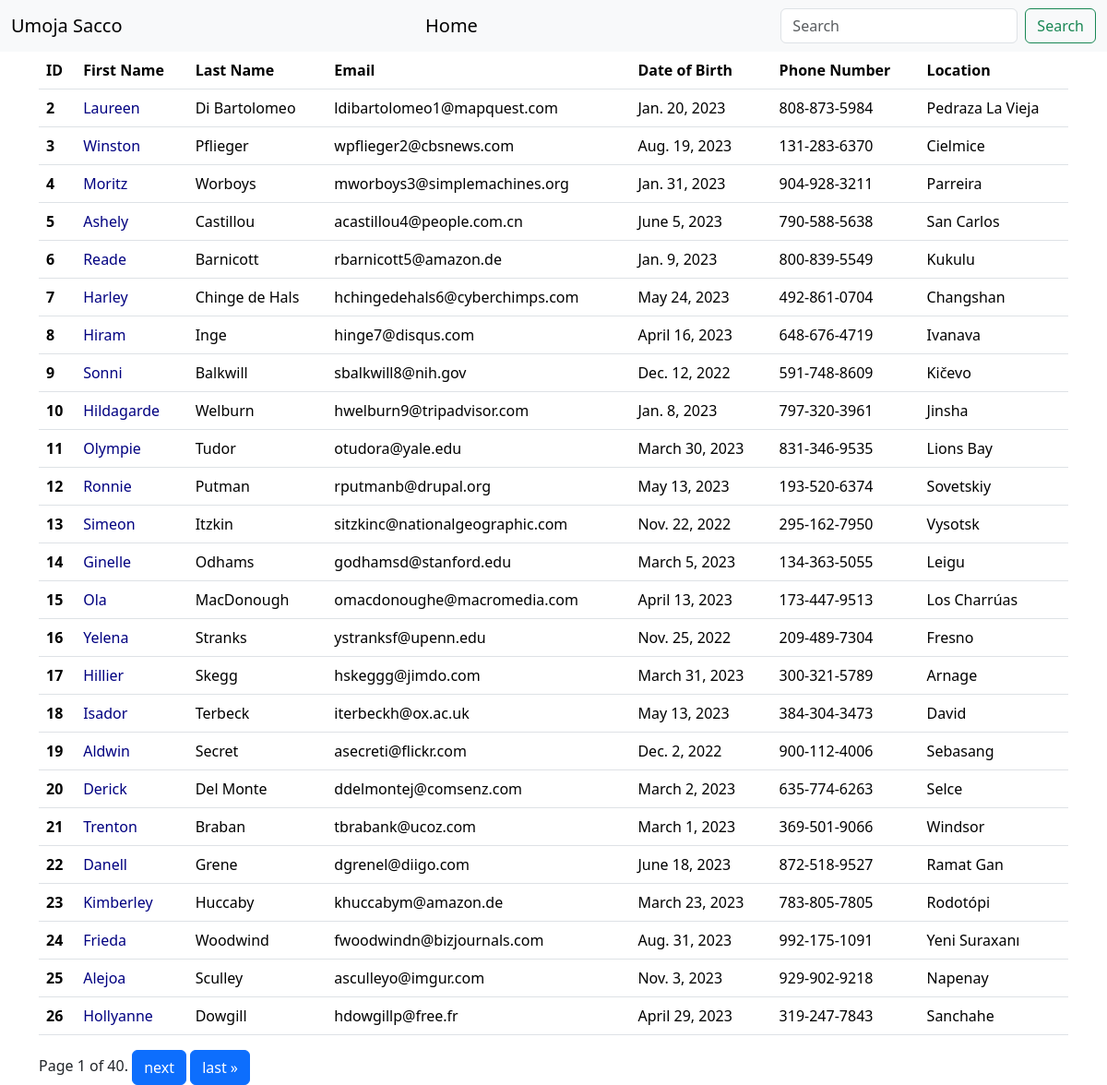
The page /all/ on the database as committed earlier.
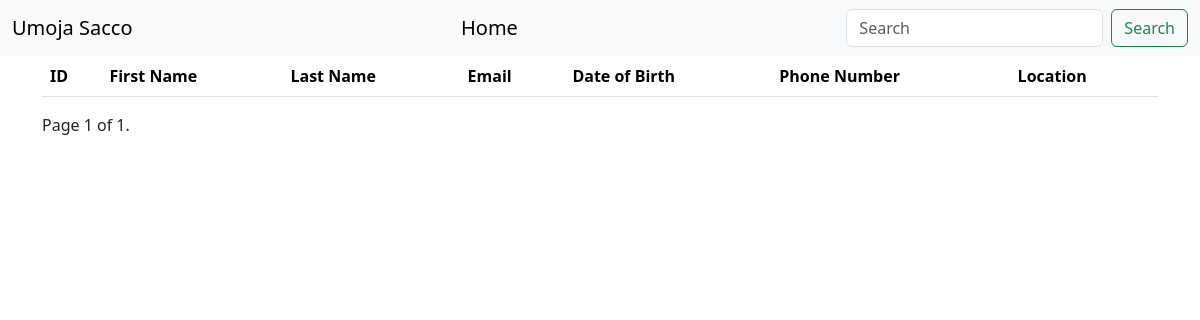
The same page on the database as committed later.
### Formpractise/models.py (models this page shows, shortened)
class Student(models.Model):
    choices = ((False,'Male'),(False,'Female'),(False,'Other'))
    first_name = models.CharField(max_length=20)
    last_name = models.CharField(max_length=20)
    location = models.CharField(max_length=20)
    mothers_name = models.CharField(max_length=20,null=True)
    fathers_name = models.CharField(max_length=20,null=True)
    phone_number = models.CharField(unique=True,max_length=30)
    email_address = models.EmailField(unique=True)
    dateofBirth = models.DateField(null=True)
    application = models.ImageField(upload_to=unique_img,default='applications/default.jpg')
    gender = models.BooleanField(choices=choices,default=False)
    created_at = models.DateTimeField(auto_now_add=True)

### Formpractise/views.py (the view)
# urls.py: path('all/',views.all_students,name='allstudents'),
def all_students(request):
    students = Student.objects.all()
    paginator = Paginator(students,25)
    page_number = request.GET.get("page")
    page_obj = paginator.get_page(page_number)
    return render(request,'allstudents.html',{"page_obj":page_obj})

### templates/allstudents.html (shortened to what this page needs)
{% load humanize %}
<!DOCTYPE html>
<html lang="en">
<head>
    <link href="https://cdn.jsdelivr.net/npm/bootstrap@5.3.2/dist/css/bootstrap.min.css" rel="stylesheet">
</head>
<body>
{% include 'navbar.html' %}
{% include 'alerts.html' %}
<div class="container">
    {% block content %}
    <table class="table">
        <thead>
            <tr>
                <th scope="col">ID</th>
                <th scope="col">First Name</th>
                <th scope="col">Last Name</th>
                <th scope="col">Email</th>
                <th scope="col">Date of Birth</th>
                <th scope="col">Phone Number</th>
                <th scope="col">Location</th>
            </tr>
        </thead>
        <tbody>
            {% for student in page_obj %}
            <tr>
                <th scope="row">{{ student.id }}</th>
                <td><a href="{% url 'student' student.id %}" style="text-decoration: none;color: navy">{{ student.first_name|title }}</a></td>
                <td>{{ student.last_name }}</td>
                <td>{{ student.email_address }}</td>
                <td>{{ student.dateofBirth|date }}</td>
                <td>{{ student.phone_number }}</td>
                <td>{{ student.location }}</td>
            </tr>
            {% endfor %}
        </tbody>
    </table>
        <div class="pagination">
    <span class="step-links">
        <span class="current">
            Page {{ page_obj.number }} of {{ page_obj.paginator.num_pages }}.
        </span>
        {% if page_obj.has_next %}
            <a href="?page={{ page_obj.next_page_number }}" class="btn btn-primary d-inline-flex align-items-center" type="button">next</a>
            <a href="?page={{ page_obj.paginator.num_pages }}" class="btn btn-primary d-inline-flex align-items-center" type="button">last &raquo;</a>
        {% endif %}
    </span>
</div>
    {% endblock %}
</div>
</body>
</html>

Rows that differ between the two databases and show on the page:
removed Student: id "2", first_name "Laureen", last_name "Di Bartolomeo", email_address "ldibartolomeo1@mapquest.com", dateofBirth "Jan. 20, 2023", phone_number "808-873-5984", location "Pedraza La Vieja"
removed Student: id "3", first_name "Winston", last_name "Pflieger", email_address "wpflieger2@cbsnews.com", dateofBirth "Aug. 19, 2023", phone_number "131-283-6370", location "Cielmice"
removed Student: id "4", first_name "Moritz", last_name "Worboys", email_address "mworboys3@simplemachines.org", dateofBirth "Jan. 31, 2023", phone_number "904-928-3211", location "Parreira"
removed Student: id "5", first_name "Ashely", last_name "Castillou", email_address "acastillou4@people.com.cn", dateofBirth "June 5, 2023", phone_number "790-588-5638", location "San Carlos"
removed Student: id "6", first_name "Reade", last_name "Barnicott", email_address "rbarnicott5@amazon.de", dateofBirth "Jan. 9, 2023", phone_number "800-839-5549", location "Kukulu"
removed Student: id "7", first_name "Harley", last_name "Chinge de Hals", email_address "hchingedehals6@cyberchimps.com", dateofBirth "May 24, 2023", phone_number "492-861-0704", location "Changshan"
removed Student: id "8", first_name "Hiram", last_name "Inge", email_address "hinge7@disqus.com", dateofBirth "April 16, 2023", phone_number "648-676-4719", location "Ivanava"
removed Student: id "9", first_name "Sonni", last_name "Balkwill", email_address "sbalkwill8@nih.gov", dateofBirth "Dec. 12, 2022", phone_number "591-748-8609", location "Kičevo"
removed Student: id "10", first_name "Hildagarde", last_name "Welburn", email_address "hwelburn9@tripadvisor.com", dateofBirth "Jan. 8, 2023", phone_number "797-320-3961", location "Jinsha"
removed Student: id "11", first_name "Olympie", last_name "Tudor", email_address "otudora@yale.edu", dateofBirth "March 30, 2023", phone_number "831-346-9535", location "Lions Bay"
removed Student: id "12", first_name "Ronnie", last_name "Putman", email_address "rputmanb@drupal.org", dateofBirth "May 13, 2023", phone_number "193-520-6374", location "Sovetskiy"
removed Student: id "13", first_name "Simeon", last_name "Itzkin", email_address "sitzkinc@nationalgeographic.com", dateofBirth "Nov. 22, 2022", phone_number "295-162-7950", location "Vysotsk"
removed Student: id "14", first_name "Ginelle", last_name "Odhams", email_address "godhamsd@stanford.edu", dateofBirth "March 5, 2023", phone_number "134-363-5055", location "Leigu"
removed Student: id "15", first_name "Ola", last_name "MacDonough", email_address "omacdonoughe@macromedia.com", dateofBirth "April 13, 2023", phone_number "173-447-9513", location "Los Charrúas"
removed Student: id "16", first_name "Yelena", last_name "Stranks", email_address "ystranksf@upenn.edu", dateofBirth "Nov. 25, 2022", phone_number "209-489-7304", location "Fresno"
removed Student: id "17", first_name "Hillier", last_name "Skegg", email_address "hskeggg@jimdo.com", dateofBirth "March 31, 2023", phone_number "300-321-5789", location "Arnage"
removed Student: id "18", first_name "Isador", last_name "Terbeck", email_address "iterbeckh@ox.ac.uk", dateofBirth "May 13, 2023", phone_number "384-304-3473", location "David"
removed Student: id "19", first_name "Aldwin", last_name "Secret", email_address "asecreti@flickr.com", dateofBirth "Dec. 2, 2022", phone_number "900-112-4006", location "Sebasang"
removed Student: id "20", first_name "Derick", last_name "Del Monte", email_address "ddelmontej@comsenz.com", dateofBirth "March 2, 2023", phone_number "635-774-6263", location "Selce"
removed Student: id "21", first_name "Trenton", last_name "Braban", email_address "tbrabank@ucoz.com", dateofBirth "March 1, 2023", phone_number "369-501-9066", location "Windsor"
removed Student: id "22", first_name "Danell", last_name "Grene", email_address "dgrenel@diigo.com", dateofBirth "June 18, 2023", phone_number "872-518-9527", location "Ramat Gan"
removed Student: id "23", first_name "Kimberley", last_name "Huccaby", email_address "khuccabym@amazon.de", dateofBirth "March 23, 2023", phone_number "783-805-7805", location "Rodotópi"
removed Student: id "24", first_name "Frieda", last_name "Woodwind", email_address "fwoodwindn@bizjournals.com", dateofBirth "Aug. 31, 2023", phone_number "992-175-1091", location "Yeni Suraxanı"
removed Student: id "25", first_name "Alejoa", last_name "Sculley", email_address "asculleyo@imgur.com", dateofBirth "Nov. 3, 2023", phone_number "929-902-9218", location "Napenay"
removed Student: id "26", first_name "Hollyanne", last_name "Dowgill", email_address "hdowgillp@free.fr", dateofBirth "April 29, 2023", phone_number "319-247-7843", location "Sanchahe"
Other text that changed with them:
{{ page_obj.paginator.num_pages }}: "40" → "1"
text no longer shown: "next last »"
